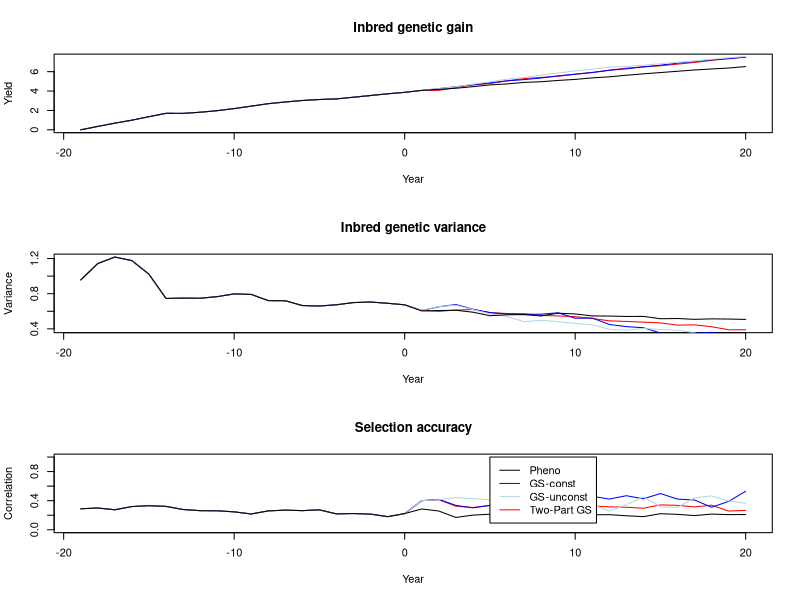

Here is the R script that generated this plot:
require(readr)

#Read in results
df.pheno <- read_csv("Results_LinePheno.csv")
df.GS    <- read_csv("Results_LineGS_const.csv")
df.GSun  <- read_csv("Results_LineGS_unconst.csv")
df.GSTP  <- read_csv("Results_LineGSTP.csv")

#Plot results
png('SimResults_all.png', height = 600, width = 300)
par(mfrow=c(3,1))

#-- Genetic Gain
plot(-19:20,rowMeans(matrix(df.GSTP$meanG,ncol = max(df.pheno$rep))),type="l",
     main="Inbred genetic gain",xlab="Year",ylab="Yield",col="red")
lines(-19:20,rowMeans(matrix(df.GS$meanG,ncol = max(df.GS$rep))),col="blue")
lines(-19:20,rowMeans(matrix(df.GSun$meanG,ncol = max(df.GSun$rep))),col="lightblue")
lines(-19:20,rowMeans(matrix(df.pheno$meanG,ncol = max(df.GS$rep))))

#-- Genetic Variance
plot(-19:20,rowMeans(matrix(df.GSTP$varG,ncol = max(df.pheno$rep))),type="l",
     main="Inbred genetic variance",xlab="Year",ylab="Variance",col="red")
lines(-19:20,rowMeans(matrix(df.GS$varG,ncol = max(df.GS$rep))),col="blue")
lines(-19:20,rowMeans(matrix(df.GSun$varG,ncol = max(df.GSun$rep))),col="lightblue")
lines(-19:20,rowMeans(matrix(df.pheno$varG,ncol = max(df.GS$rep))))

#-- Selection accuracy
plot(-19:20,rowMeans(matrix(df.GSTP$accSel,ncol = max(df.pheno$rep))),type="l",
     main="Selection accuracy",xlab="Year",ylab="Correlation",col="red",ylim = c(0,1))
lines(-19:20,rowMeans(matrix(df.GS$accSel,ncol = max(df.GS$rep))),col="blue")
lines(-19:20,rowMeans(matrix(df.GSun$accSel,ncol = max(df.GSun$rep))),col="lightblue")
lines(-19:20,rowMeans(matrix(df.pheno$accSel,ncol = max(df.GS$rep))))

# Add a legend
legend(x = 5, y = 1, legend=c("Pheno", "GS-const","GS-unconst","Two-Part GS"),
       col=c("black","blue", "lightblue", "red"), lty=1, cex=1)

dev.off()
